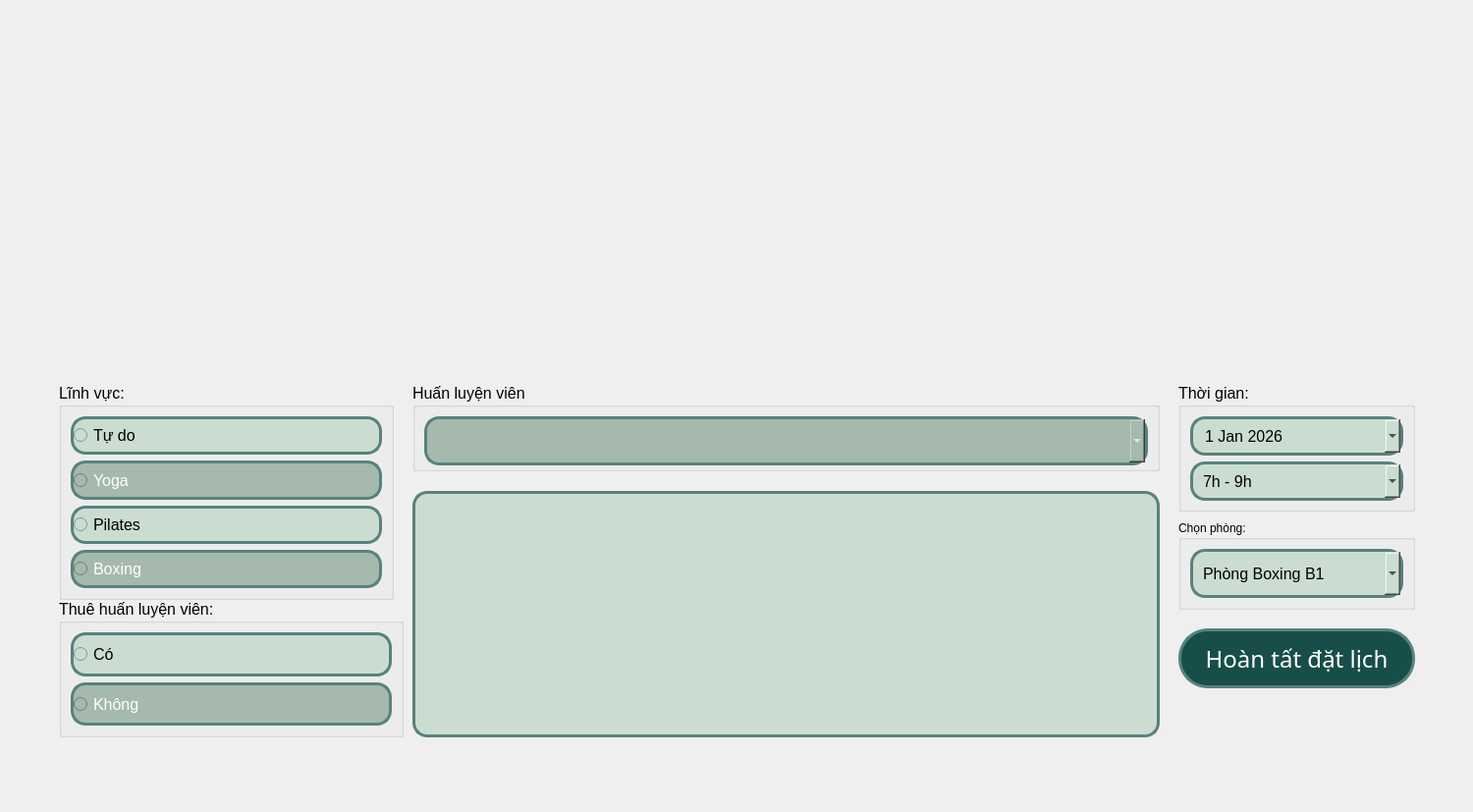
<?xml version="1.0" encoding="UTF-8"?>
<ui version="4.0">
 <class>MainWindow</class>
 <widget class="QMainWindow" name="MainWindow">
  <property name="geometry">
   <rect>
    <x>0</x>
    <y>0</y>
    <width>1500</width>
    <height>827</height>
   </rect>
  </property>
  <property name="windowTitle">
   <string>MainWindow</string>
  </property>
  <property name="styleSheet">
   <string notr="true">QMainWindow{border-image:url(:/images/Booking.png);background-image:rbg(0,255,255)}</string>
  </property>
  <widget class="QWidget" name="centralwidget">
   <property name="styleSheet">
    <string notr="true">QWidget#centralwidget {
    border-image: url(:/pic/Payment.png) 0 0 0 0 stretch stretch;
}</string>
   </property>
   <widget class="QGroupBox" name="groupBox">
    <property name="geometry">
     <rect>
      <x>60</x>
      <y>390</y>
      <width>341</width>
      <height>221</height>
     </rect>
    </property>
    <property name="maximumSize">
     <size>
      <width>16777215</width>
      <height>16777215</height>
     </size>
    </property>
    <property name="font">
     <font>
      <pointsize>12</pointsize>
     </font>
    </property>
    <property name="title">
     <string>Lĩnh vực:</string>
    </property>
    <layout class="QVBoxLayout" name="verticalLayout_14">
     <item>
      <layout class="QVBoxLayout" name="verticalLayout_13">
       <property name="sizeConstraint">
        <enum>QLayout::SetMinAndMaxSize</enum>
       </property>
       <item>
        <widget class="QRadioButton" name="radioButtonTudo">
         <property name="minimumSize">
          <size>
           <width>0</width>
           <height>35</height>
          </size>
         </property>
         <property name="maximumSize">
          <size>
           <width>16777215</width>
           <height>100</height>
          </size>
         </property>
         <property name="font">
          <font>
           <pointsize>12</pointsize>
          </font>
         </property>
         <property name="styleSheet">
          <string notr="true">background-color: rgb(203, 221, 209);
border-radius: 15px;
border: 3px solid  #58827d;</string>
         </property>
         <property name="text">
          <string>Tự do</string>
         </property>
        </widget>
       </item>
       <item>
        <widget class="QRadioButton" name="radioButtonYoga">
         <property name="minimumSize">
          <size>
           <width>0</width>
           <height>35</height>
          </size>
         </property>
         <property name="maximumSize">
          <size>
           <width>16777215</width>
           <height>100</height>
          </size>
         </property>
         <property name="font">
          <font>
           <pointsize>12</pointsize>
          </font>
         </property>
         <property name="styleSheet">
          <string notr="true">background-color: rgb(165, 185, 172);
color: rgb(255, 255, 255);
border-radius: 15px;
border: 3px solid  #58827d;
</string>
         </property>
         <property name="text">
          <string>Yoga</string>
         </property>
         <property name="checkable">
          <bool>true</bool>
         </property>
         <property name="autoRepeatDelay">
          <number>302</number>
         </property>
        </widget>
       </item>
       <item>
        <widget class="QRadioButton" name="radioButtonPilates">
         <property name="minimumSize">
          <size>
           <width>0</width>
           <height>35</height>
          </size>
         </property>
         <property name="maximumSize">
          <size>
           <width>16777215</width>
           <height>100</height>
          </size>
         </property>
         <property name="font">
          <font>
           <pointsize>12</pointsize>
          </font>
         </property>
         <property name="styleSheet">
          <string notr="true">background-color: rgb(203, 221, 209);
border-radius: 15px;
border: 3px solid  #58827d;</string>
         </property>
         <property name="text">
          <string>Pilates</string>
         </property>
        </widget>
       </item>
       <item>
        <widget class="QRadioButton" name="radioButtonBoxing">
         <property name="minimumSize">
          <size>
           <width>0</width>
           <height>35</height>
          </size>
         </property>
         <property name="maximumSize">
          <size>
           <width>16777215</width>
           <height>100</height>
          </size>
         </property>
         <property name="font">
          <font>
           <pointsize>12</pointsize>
          </font>
         </property>
         <property name="styleSheet">
          <string notr="true">background-color: rgb(165, 185, 172);
color: rgb(255, 255, 255);
border-radius: 15px;
border: 3px solid  #58827d;</string>
         </property>
         <property name="text">
          <string>Boxing</string>
         </property>
        </widget>
       </item>
      </layout>
     </item>
    </layout>
   </widget>
   <widget class="QGroupBox" name="groupBox_4">
    <property name="geometry">
     <rect>
      <x>60</x>
      <y>610</y>
      <width>351</width>
      <height>141</height>
     </rect>
    </property>
    <property name="font">
     <font>
      <pointsize>12</pointsize>
     </font>
    </property>
    <property name="title">
     <string>Thuê huấn luyện viên:</string>
    </property>
    <layout class="QVBoxLayout" name="verticalLayout_15">
     <item>
      <layout class="QVBoxLayout" name="verticalLayout_12">
       <item>
        <widget class="QRadioButton" name="radioButtonYes">
         <property name="minimumSize">
          <size>
           <width>0</width>
           <height>35</height>
          </size>
         </property>
         <property name="maximumSize">
          <size>
           <width>16777215</width>
           <height>100</height>
          </size>
         </property>
         <property name="font">
          <font>
           <pointsize>12</pointsize>
          </font>
         </property>
         <property name="styleSheet">
          <string notr="true">background-color: rgb(203, 221, 209);
border-radius: 15px;
border: 3px solid  #58827d;</string>
         </property>
         <property name="text">
          <string>Có</string>
         </property>
        </widget>
       </item>
       <item>
        <widget class="QRadioButton" name="radioButtonNo">
         <property name="minimumSize">
          <size>
           <width>0</width>
           <height>35</height>
          </size>
         </property>
         <property name="maximumSize">
          <size>
           <width>16777215</width>
           <height>100</height>
          </size>
         </property>
         <property name="font">
          <font>
           <pointsize>12</pointsize>
          </font>
         </property>
         <property name="styleSheet">
          <string notr="true">background-color: rgb(165, 185, 172);
color: rgb(255, 255, 255);
border-radius: 15px;
border: 3px solid  #58827d;</string>
         </property>
         <property name="text">
          <string>Không</string>
         </property>
        </widget>
       </item>
      </layout>
     </item>
    </layout>
   </widget>
   <widget class="QPushButton" name="pushButtonDoneBooking">
    <property name="geometry">
     <rect>
      <x>1200</x>
      <y>640</y>
      <width>241</width>
      <height>61</height>
     </rect>
    </property>
    <property name="minimumSize">
     <size>
      <width>0</width>
      <height>50</height>
     </size>
    </property>
    <property name="font">
     <font>
      <family>Noto Sans HK Black</family>
      <pointsize>18</pointsize>
      <weight>10</weight>
      <italic>false</italic>
      <bold>false</bold>
     </font>
    </property>
    <property name="styleSheet">
     <string notr="true">color: rgb(255, 255, 255);
font: 87 18pt &quot;Noto Sans HK Black&quot;;
background-color: rgb(24, 78, 73);
border-radius: 30px;
border: 3px solid  #58827d;</string>
    </property>
    <property name="text">
     <string>Hoàn tất đặt lịch</string>
    </property>
   </widget>
   <widget class="QGroupBox" name="groupBox_5">
    <property name="geometry">
     <rect>
      <x>1200</x>
      <y>530</y>
      <width>241</width>
      <height>91</height>
     </rect>
    </property>
    <property name="styleSheet">
     <string notr="true">font: 12pt &quot;MS Shell Dlg 2&quot;;</string>
    </property>
    <property name="title">
     <string>Chọn phòng:</string>
    </property>
    <layout class="QHBoxLayout" name="horizontalLayout_9">
     <item>
      <widget class="QComboBox" name="comboBoxRoom">
       <property name="minimumSize">
        <size>
         <width>0</width>
         <height>50</height>
        </size>
       </property>
       <property name="font">
        <font>
         <family>MS Shell Dlg 2</family>
         <pointsize>12</pointsize>
         <weight>50</weight>
         <italic>false</italic>
         <bold>false</bold>
        </font>
       </property>
       <property name="mouseTracking">
        <bool>false</bool>
       </property>
       <property name="autoFillBackground">
        <bool>false</bool>
       </property>
       <property name="styleSheet">
        <string notr="true">background-color: rgb(203, 221, 209);
border-radius: 15px;
border: 3px solid  #58827d;
padding-left: 10px;
font: 12pt &quot;MS Shell Dlg 2&quot;;</string>
       </property>
       <property name="currentText">
        <string>Phòng Boxing B1</string>
       </property>
       <property name="currentIndex">
        <number>4</number>
       </property>
       <property name="maxCount">
        <number>2147483645</number>
       </property>
       <property name="duplicatesEnabled">
        <bool>false</bool>
       </property>
       <item>
        <property name="text">
         <string>Phòng Pilates P01</string>
        </property>
       </item>
       <item>
        <property name="text">
         <string>Phòng Pilates P02</string>
        </property>
       </item>
       <item>
        <property name="text">
         <string>Phòng Yoga Master Y01</string>
        </property>
       </item>
       <item>
        <property name="text">
         <string>Phòng Yoga Master Y02</string>
        </property>
       </item>
       <item>
        <property name="text">
         <string>Phòng Boxing B1</string>
        </property>
       </item>
       <item>
        <property name="text">
         <string>Phòng Boxing B2</string>
        </property>
       </item>
       <item>
        <property name="text">
         <string>Không gian chung</string>
        </property>
       </item>
      </widget>
     </item>
    </layout>
   </widget>
   <widget class="QGroupBox" name="groupBox_6">
    <property name="geometry">
     <rect>
      <x>1200</x>
      <y>390</y>
      <width>241</width>
      <height>131</height>
     </rect>
    </property>
    <property name="font">
     <font>
      <pointsize>12</pointsize>
     </font>
    </property>
    <property name="title">
     <string>Thời gian:</string>
    </property>
    <layout class="QVBoxLayout" name="verticalLayout_8">
     <item>
      <widget class="QDateEdit" name="dateEdit">
       <property name="minimumSize">
        <size>
         <width>0</width>
         <height>40</height>
        </size>
       </property>
       <property name="font">
        <font>
         <pointsize>12</pointsize>
        </font>
       </property>
       <property name="styleSheet">
        <string notr="true">background-color: rgb(203, 221, 209);
border-radius: 15px;
border: 3px solid  #58827d;
padding-left: 10px;
font: 12pt &quot;MS Shell Dlg 2&quot;;</string>
       </property>
       <property name="dateTime">
        <datetime>
         <hour>0</hour>
         <minute>0</minute>
         <second>0</second>
         <year>2026</year>
         <month>1</month>
         <day>1</day>
        </datetime>
       </property>
       <property name="calendarPopup">
        <bool>true</bool>
       </property>
      </widget>
     </item>
     <item>
      <widget class="QComboBox" name="comboBoxTime">
       <property name="minimumSize">
        <size>
         <width>0</width>
         <height>40</height>
        </size>
       </property>
       <property name="font">
        <font>
         <family>MS Shell Dlg 2</family>
         <pointsize>12</pointsize>
         <weight>50</weight>
         <italic>false</italic>
         <bold>false</bold>
        </font>
       </property>
       <property name="styleSheet">
        <string notr="true">background-color: rgb(203, 221, 209);
border-radius: 15px;
border: 3px solid  #58827d;
padding-left: 10px;
font: 12pt &quot;MS Shell Dlg 2&quot;;</string>
       </property>
       <item>
        <property name="text">
         <string>7h - 9h</string>
        </property>
       </item>
       <item>
        <property name="text">
         <string>9h - 11h</string>
        </property>
       </item>
       <item>
        <property name="text">
         <string>11h - 13h</string>
        </property>
       </item>
       <item>
        <property name="text">
         <string>13h - 15h</string>
        </property>
       </item>
       <item>
        <property name="text">
         <string>15h - 17h</string>
        </property>
       </item>
       <item>
        <property name="text">
         <string>17h - 19h</string>
        </property>
       </item>
       <item>
        <property name="text">
         <string>19h - 21h</string>
        </property>
       </item>
      </widget>
     </item>
    </layout>
   </widget>
   <widget class="QListWidget" name="listWidgetHuanLuyenVien">
    <property name="geometry">
     <rect>
      <x>420</x>
      <y>500</y>
      <width>761</width>
      <height>251</height>
     </rect>
    </property>
    <property name="maximumSize">
     <size>
      <width>1450</width>
      <height>16777215</height>
     </size>
    </property>
    <property name="styleSheet">
     <string notr="true">background-color: rgb(203, 221, 209);
color: rgb(255, 255, 255);
border-radius: 15px;
border: 3px solid  #58827d;</string>
    </property>
   </widget>
   <widget class="QGroupBox" name="groupBox_2">
    <property name="geometry">
     <rect>
      <x>420</x>
      <y>390</y>
      <width>761</width>
      <height>90</height>
     </rect>
    </property>
    <property name="maximumSize">
     <size>
      <width>1450</width>
      <height>90</height>
     </size>
    </property>
    <property name="font">
     <font>
      <pointsize>12</pointsize>
     </font>
    </property>
    <property name="title">
     <string>Huấn luyện viên</string>
    </property>
    <layout class="QVBoxLayout" name="verticalLayout_19">
     <item>
      <widget class="QComboBox" name="comboBoxHuanLuyenVien">
       <property name="minimumSize">
        <size>
         <width>700</width>
         <height>50</height>
        </size>
       </property>
       <property name="font">
        <font>
         <pointsize>12</pointsize>
        </font>
       </property>
       <property name="styleSheet">
        <string notr="true">background-color: rgb(165, 185, 172);
color: rgb(255, 255, 255);
border-radius: 15px;
border: 3px solid  #58827d;</string>
       </property>
      </widget>
     </item>
    </layout>
   </widget>
  </widget>
  <widget class="QMenuBar" name="menubar">
   <property name="geometry">
    <rect>
     <x>0</x>
     <y>0</y>
     <width>1500</width>
     <height>26</height>
    </rect>
   </property>
  </widget>
 </widget>
 <resources>
  <include location="C:/Users/Thao Nguyen/Downloads/photo.qrc"/>
  <include location="../../images/images.qrc"/>
 </resources>
 <connections/>
</ui>
